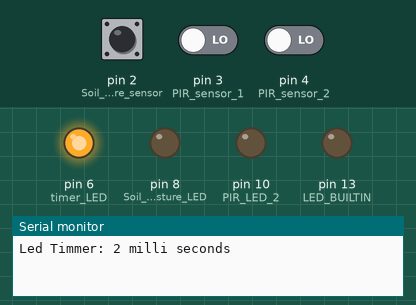
Bench run of a sketch on a simulated Arduino Uno, built with avr-gcc and run on an emulated ATmega328P. On the bench: output pins drawn as LEDs (lit = HIGH), the last lines printed to the serial monitor. The test bench sets the inputs (shaded band); at power-on: pin 2 (Soil_moisture_sensor) LOW, pin 3 (PIR_sensor_1) LOW, pin 4 (PIR_sensor_2) LOW.

Above: at 1.2 s.
1.3 s: pin 2 (Soil_moisture_sensor) driven HIGH
At 2.5 s:
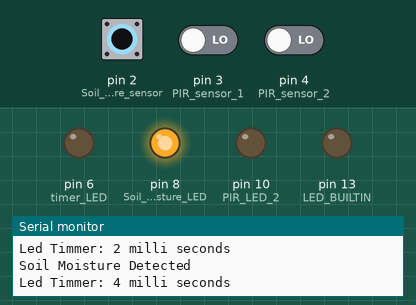
4.3 s: pin 3 (PIR_sensor_1) driven HIGH
At 5.4 s:
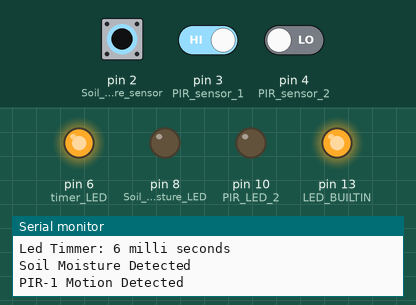
7.3 s: pin 4 (PIR_sensor_2) driven HIGH
At 9.4 s:
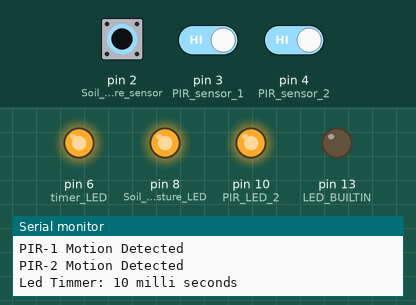
10.3 s: pin 2 (Soil_moisture_sensor) driven LOW
At 11.2 s:
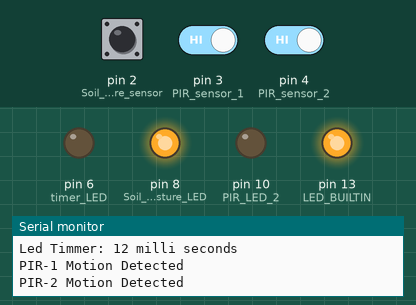
13.3 s: pin 3 (PIR_sensor_1) driven LOW
At 15.2 s:
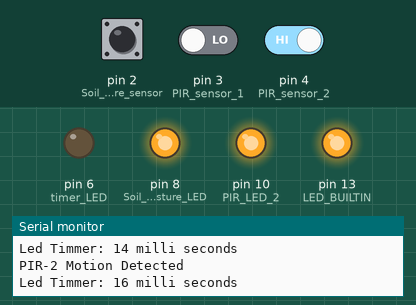
16.3 s: pin 2 (Soil_moisture_sensor) pulsed HIGH 2 times (0.12 s each, 0.3 s apart)
At 17.7 s:
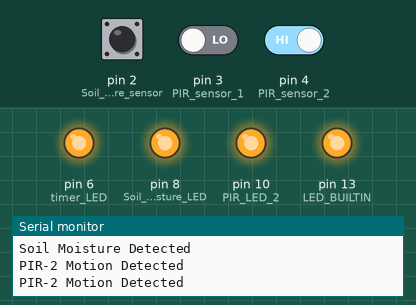
Timing chart, 0 to 20.3 s (numbered marks = the images above; inputs shaded):
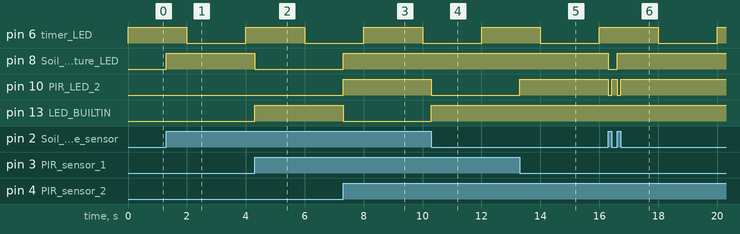

The sketch:

Task_M1_T4D.ino
```cpp
// Documentation
// Name : Yohjit Chopra
// Roll No. 2110994798
// Distinction Task

// Define constants for the pins used in the program
#define Soil_moisture_sensor 2
#define PIR_sensor_1 3
#define PIR_sensor_2 4

#define Soil_Moisture_LED 8
#define PIR_LED_2 10
#define timer_LED 6

// Declare variables to keep track of the state of the LEDs
volatile bool PIR_LED_1_state = false;
volatile bool Soil_Moisture_LED_state = false;
volatile bool PIR_LED_2_state = false;
volatile bool timer_LED_state = false;

int i = 2; // A variable to track the timer value

// Function to set up the timer for the LED blink
void starttimmerfunc()
  {
     // Reset timer registers
  	TCCR1A = 0;
    TCCR1B = 0;
    TCNT1  = 0;
    // Set the timer compare value to 31249, which gives us a 2ms interval
    OCR1A = 31249; //2ms
    // Set the timer mode to CTC and prescaler to 1024
    TCCR1B |= (1 << WGM12);
    TCCR1B |= (1 << CS12) | (0 << CS11) | (1 << CS10);
    TIMSK1 |= (1 << OCIE1A);
  }

// Interrupt service routine for the timer compare interrupt
ISR(TIMER1_COMPA_vect){
    // Print the current timer value to the serial monitor
  Serial.print("Led Timmer: ");
  Serial.print(i);
  Serial.println(" milli seconds");
  // Toggle the state of the LED connected to pin 6
  digitalWrite(timer_LED, digitalRead(timer_LED) ^ 1);
  // Increment the timer value by 2ms
  i = i+2;
}

void setup() {
  pinMode(LED_BUILTIN, OUTPUT);
  pinMode(Soil_Moisture_LED, OUTPUT);
  pinMode(PIR_LED_2, OUTPUT);
  pinMode(timer_LED, OUTPUT);

  pinMode(PIR_sensor_1, INPUT);
  pinMode(PIR_sensor_2, INPUT);
  pinMode(Soil_moisture_sensor, INPUT);

  Serial.begin(9600);
  starttimmerfunc();

  // Enable interrupts for the pins connected to the sensors
  noInterrupts();
  PCIFR |= bit(PCIE2);
  PCICR |= bit(PCIE2);
  PCMSK2 |= bit (PCINT18);
  PCMSK2 |= bit (PCINT19);
  PCMSK2 |= bit (PCINT20);
  interrupts();

}

void loop() {

}

ISR(PCINT2_vect)
{
  if(digitalRead(Soil_moisture_sensor) == HIGH)
  {
    // Check if the soil moisture sensor has detected a rise in moisture level
    // Toggle the state of the LED connected to pin 8
    Soil_Moisture_LED_state = !Soil_Moisture_LED_state;
    digitalWrite(Soil_Moisture_LED, Soil_Moisture_LED_state);
    Serial.println("Soil Moisture Detected");
  }
  if(digitalRead(PIR_sensor_1) == HIGH)
  {
    // Check if the PIR sensor connected to pin 3 has detected motion
    // Toggle the state of the LED
    PIR_LED_1_state = !PIR_LED_1_state;
    digitalWrite(LED_BUILTIN, PIR_LED_1_state);
    Serial.println("PIR-1 Motion Detected ");
  }
  if(digitalRead(PIR_sensor_2) == HIGH)
  {
    PIR_LED_2_state = !PIR_LED_2_state;
  	digitalWrite(PIR_LED_2, PIR_LED_2_state);
  	Serial.println("PIR-2 Motion Detected ");
  }
}
```

Measured:
- after the input at 1.3 s, pin 8 (Soil_Moisture_LED): LOW → HIGH at once
- after the input at 4.3 s, pin 8 (Soil_Moisture_LED): HIGH → LOW at once; pin 13 (LED_BUILTIN): LOW → HIGH at once
- after the input at 7.3 s, pin 8 (Soil_Moisture_LED), pin 10 (PIR_LED_2): LOW → HIGH at once; pin 13 (LED_BUILTIN): HIGH → LOW at once
- after the input at 10.3 s, pin 10 (PIR_LED_2): HIGH → LOW at once; pin 13 (LED_BUILTIN): LOW → HIGH at once
- after the input at 13.3 s, pin 10 (PIR_LED_2): LOW → HIGH at once
- after the input at 16.3 s, pin 8 (Soil_Moisture_LED): HIGH → LOW at once, → HIGH 0.30 s later; pin 10 (PIR_LED_2): alternates HIGH for 0.18 s and LOW for 0.12 s, 4 changes in all, then stays HIGH, starting at once
